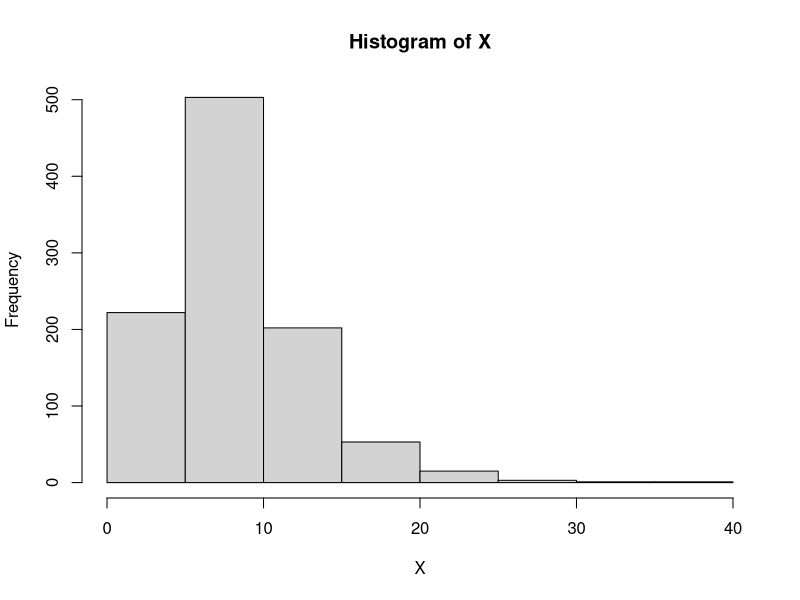

The R script that drew this image:

################ DEFINE FUNCTIONS #######################

#expit function
expit <- function(x) { exp(x)/(1+exp(x)) }

#simulate data function 
sim <- function(time.grid.lower,  time.grid.upper,  time.step ,  sample.size,  exposure.duration,  frailty.mean,  frailty.sd ,  oddsratio.exposure,  oddsratio.X,  odds.baseline,  exposure.probability, baseline.probability.observation, oddsratio.observation ) {
  
  #create time grid 
  time.grid <- seq(time.grid.lower,time.grid.upper,  time.step)
  time.grid.length = length(time.grid)
  
  #lav pre-study frailty 
  X = rlnorm(n= sample.size,  mean = frailty.mean,  sd = frailty.sd)
  
  #data matrix initialization
  E = matrix( numeric(sample.size*time.grid.length),  ncol = time.grid.length)
  Y = matrix( numeric(sample.size*time.grid.length),  ncol = time.grid.length)
  E.observed = matrix( numeric(sample.size*time.grid.length),  ncol = time.grid.length)
  
  #outcome linear prediction based on frailty and baseline risk 
  b_0 = log(odds.baseline)
  b_1 = log(oddsratio.X)
  lin.pred = b_0 + b_1*X     
  
  #exposure coefficient
  b_exposure = log(oddsratio.exposure)
  
  
  #exposure observation probability
  b_baseline = log(baseline.probability.observation/(1-baseline.probability.observation))
  b_observation = log(oddsratio.observation)
  lin.pred.observation =b_baseline + b_observation*X
  observation.probability = expit(lin.pred.observation)

  
  #simulate data
  for (j in time.grid) { 
    if (j>= exposure.duration) {
     print(j)
      
     #draw exposure 
     E[,j+1] <- rbinom(sample.size,  size=1, exposure.probability)
     
     #reset exposure to 0 for already exposed
     has.exposure = rowSums(E[, 1:j])                                        #OBS: her i oprindelig kode fra møde stod rowSums(E), som gav fejl der når kode køres får alle exposures slettet (fordi exposure i E[,j+1] medtages)
     E[has.exposure == 1, j+1] <- 0 #reset exp to 0 for prev exposed
     
     #update linear predictor ift exposed or not
     current.exposure = rowSums(E[,(j+1-exposure.duration):(j+1)])
     current.lin.pred = lin.pred + b_exposure*current.exposure
     
     #update outcome probability
     outcome.probability = expit(current.lin.pred)
    
     #update outcomes 
     Y[,j+1] <- rbinom(sample.size,size=1, outcome.probability)
     
     #draw observed exposure
     has.current.exposure = E[,j] #logically, 1 if has and 0 if does not have
     E.observed[has.current.exposure == 1, j] <- rbinom( sum(has.current.exposure) , size=1, observation.probability[has.current.exposure==1] )  #draw observed exposure with probability modified by frailty / comorbidity status
    }
  }
  
  #plot pt frailty distribution
  hist(X)
  
  #return data in a list with E and Y 
  return.list = list("E"=E, "E.observed" = E.observed, "Y"=Y)
  return(return.list) 
}


################ RUN SIMULATIONS  #######################

#run sim 1
sim1 = sim( 0,      #time.grid.lower
            40,     #time.grid.upper
            1,      #time.step
            1000,   #sample.size
            2,      #exposure.duration
            2,      #frailty.mean 
            0.5,    #frailty.sd
            1,      #oddsratio.exposure
            1.05,   #oddsratio.X (odds ratio associeret med comorbs/frailty)
            0.001,  #odds.baseline aka baseline risk (når odds er lille er odds ca lig sandsynlighed)
            0.01,   #exposure.probability 
            0.5,    #baseline probability of observing exposure given 0 effect of comorbidty (intercept term in log reg)
            1       #oddsratio for exposure observation depending on comorbidity/frailty
)

E = sim1$E
Y = sim1$Y
E.observed = sim1$E.observed

print(sum(Y)) #check hvor mange outcomes
print(sum(E)) #check hvor mange exposure 
print(sum(E.observed)) #check hvor mange observed exposures 










